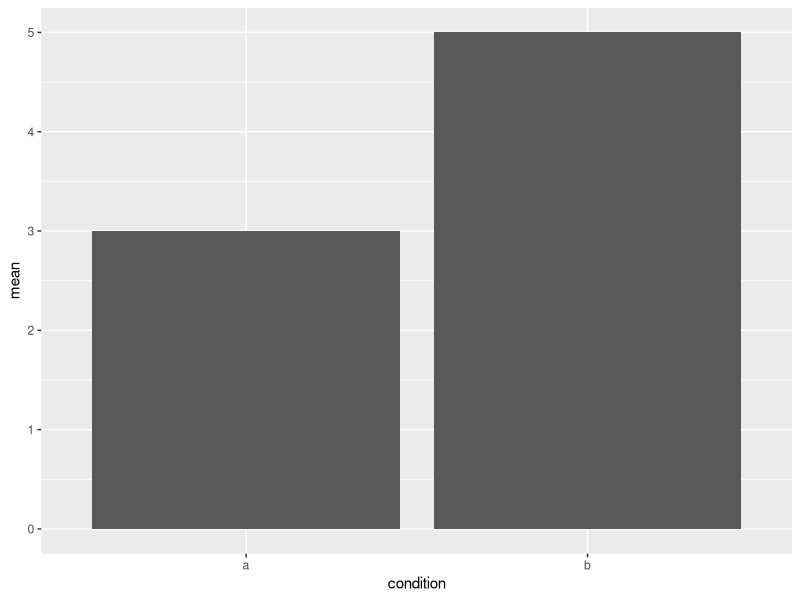

Here is the R script that generated this plot:
## ---- chunk 1
# read.csv()
## ---- chunk 2
#| include: false
library(ggplot2)
library(dplyr)
library(tidyr)
my_data <- data.frame(a = c(3, 3, 3),
                      b = c(5, 5, 5))
## ---- chunk 3
my_data |> 
  pivot_longer(everything(),
               names_to = "condition",
               values_to = "score") |> 
  summarize(mean = mean(score),
            .by = condition) |> 
  ggplot(aes(x = condition, y = mean)) +
  geom_col()

